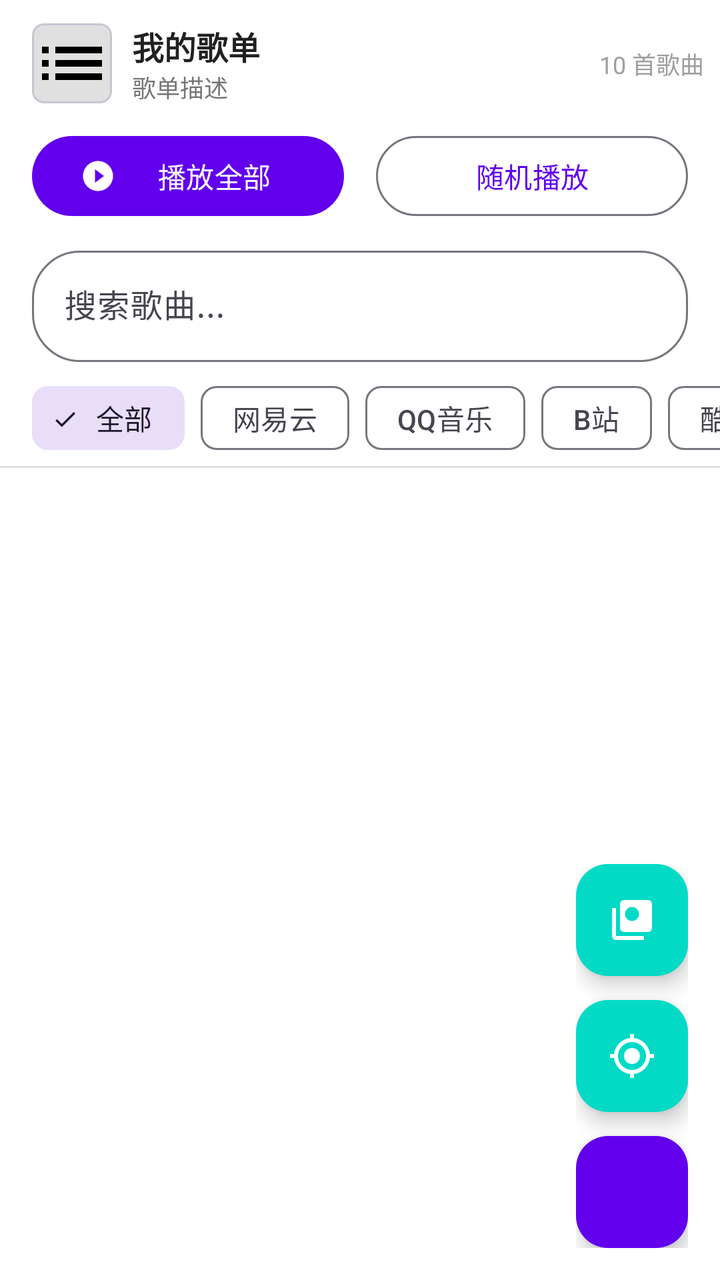
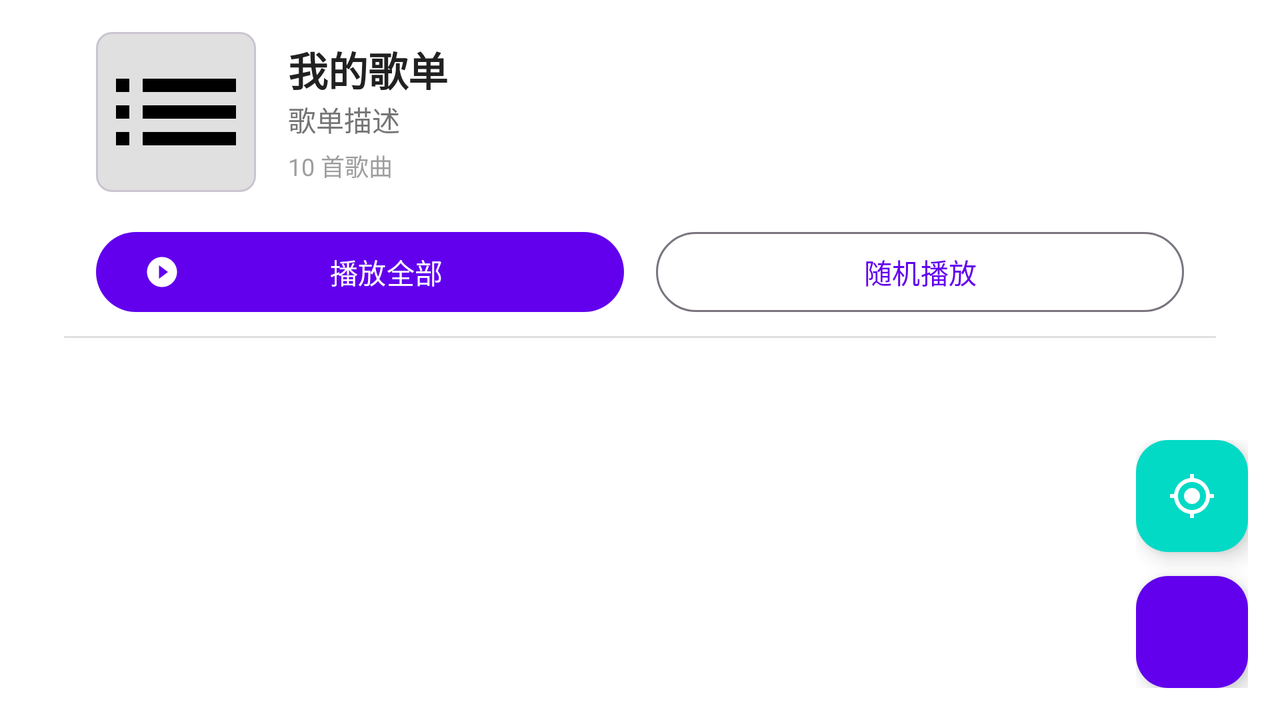

Two renders of one Android screen. The first uses the default layout on a phone; the second uses the alternative layout the repository ships for a different screen configuration, on a matching device. The two XML files are below.
<!-- AndroidManifest.xml: application theme Theme.MusicHub -->
<!-- res/layout/fragment_playlist_detail.xml -->
<?xml version="1.0" encoding="utf-8"?>
<androidx.coordinatorlayout.widget.CoordinatorLayout xmlns:android="http://schemas.android.com/apk/res/android"
    xmlns:app="http://schemas.android.com/apk/res-auto"
    xmlns:tools="http://schemas.android.com/tools"
    android:layout_width="match_parent"
    android:layout_height="match_parent">

    <LinearLayout
        android:layout_width="match_parent"
        android:layout_height="match_parent"
        android:orientation="vertical">

        
        <com.google.android.material.appbar.MaterialToolbar
            android:id="@+id/toolbar"
            android:layout_width="match_parent"
            android:layout_height="wrap_content"
            android:minHeight="?attr/actionBarSize"
            app:contentInsetStartWithNavigation="0dp">

            <LinearLayout
                android:layout_width="match_parent"
                android:layout_height="wrap_content"
                android:orientation="horizontal"
                android:paddingTop="8dp"
                android:paddingBottom="8dp"
                android:paddingEnd="8dp"
                android:gravity="center_vertical">

                
                <com.google.android.material.card.MaterialCardView
                    android:layout_width="40dp"
                    android:layout_height="40dp"
                    app:cardCornerRadius="6dp">

                    <ImageView
                        android:id="@+id/ivPlaylistCover"
                        android:layout_width="match_parent"
                        android:layout_height="match_parent"
                        android:src="@drawable/ic_playlist"
                        android:scaleType="centerCrop"
                        android:background="@color/divider"
                        android:contentDescription="@null" />

                </com.google.android.material.card.MaterialCardView>

                <LinearLayout
                    android:layout_width="0dp"
                    android:layout_height="wrap_content"
                    android:layout_weight="1"
                    android:orientation="vertical"
                    android:layout_marginStart="10dp">

                    <TextView
                        android:id="@+id/tvPlaylistName"
                        android:layout_width="wrap_content"
                        android:layout_height="wrap_content"
                        android:textSize="16sp"
                        android:textStyle="bold"
                        android:textColor="@color/text_primary"
                        android:maxLines="1"
                        android:ellipsize="end"
                        tools:text="我的歌单" />

                    <TextView
                        android:id="@+id/tvPlaylistDescription"
                        android:layout_width="wrap_content"
                        android:layout_height="wrap_content"
                        android:textSize="12sp"
                        android:textColor="@color/text_secondary"
                        android:maxLines="1"
                        android:ellipsize="end"
                        tools:text="歌单描述" />

                </LinearLayout>

                
                <LinearLayout
                    android:layout_width="wrap_content"
                    android:layout_height="wrap_content"
                    android:orientation="vertical"
                    android:gravity="end"
                    android:layout_marginStart="8dp">

                    <TextView
                        android:id="@+id/tvSongCount"
                        android:layout_width="wrap_content"
                        android:layout_height="wrap_content"
                        android:textSize="12sp"
                        android:textColor="@color/text_hint"
                        tools:text="10 首歌曲" />

                    
                    <LinearLayout
                        android:id="@+id/layoutSyncStatus"
                        android:layout_width="wrap_content"
                        android:layout_height="wrap_content"
                        android:orientation="horizontal"
                        android:gravity="center_vertical"
                        android:layout_marginTop="2dp"
                        android:visibility="gone">

                        <ImageView
                            android:layout_width="12dp"
                            android:layout_height="12dp"
                            android:src="@drawable/ic_sync"
                            android:contentDescription="@null"
                            app:tint="@color/text_hint" />

                        <TextView
                            android:id="@+id/tvSyncStatus"
                            android:layout_width="wrap_content"
                            android:layout_height="wrap_content"
                            android:textSize="10sp"
                            android:textColor="@color/text_hint"
                            android:layout_marginStart="3dp"
                            tools:text="2小时前同步" />

                    </LinearLayout>

                </LinearLayout>

            </LinearLayout>

        </com.google.android.material.appbar.MaterialToolbar>

        
        <LinearLayout
            android:layout_width="match_parent"
            android:layout_height="wrap_content"
            android:orientation="horizontal"
            android:paddingStart="16dp"
            android:paddingEnd="16dp"
            android:paddingBottom="8dp">

            <com.google.android.material.button.MaterialButton
                android:id="@+id/btnPlayAll"
                android:layout_width="0dp"
                android:layout_height="wrap_content"
                android:layout_weight="1"
                android:text="@string/play_all_cn"
                app:icon="@drawable/ic_play_circle"
                android:layout_marginEnd="8dp" />

            <com.google.android.material.button.MaterialButton
                android:id="@+id/btnShuffle"
                android:layout_width="0dp"
                android:layout_height="wrap_content"
                android:layout_weight="1"
                android:text="@string/shuffle_cn"
                style="@style/Widget.Material3.Button.OutlinedButton"
                android:layout_marginStart="8dp" />

        </LinearLayout>

        
        <com.google.android.material.textfield.TextInputLayout
            android:id="@+id/tilSearch"
            android:layout_width="match_parent"
            android:layout_height="wrap_content"
            android:layout_marginStart="16dp"
            android:layout_marginEnd="16dp"
            android:layout_marginBottom="4dp"
            style="@style/Widget.Material3.TextInputLayout.OutlinedBox"
            app:startIconDrawable="@drawable/ic_search"
            app:boxCornerRadiusTopStart="24dp"
            app:boxCornerRadiusTopEnd="24dp"
            app:boxCornerRadiusBottomStart="24dp"
            app:boxCornerRadiusBottomEnd="24dp">

            <com.google.android.material.textfield.TextInputEditText
                android:id="@+id/etSearch"
                android:layout_width="match_parent"
                android:layout_height="wrap_content"
                android:hint="@string/search_songs_cn"
                android:inputType="text"
                android:maxLines="1" />

        </com.google.android.material.textfield.TextInputLayout>

        
        <HorizontalScrollView
            android:id="@+id/scrollChips"
            android:layout_width="match_parent"
            android:layout_height="wrap_content"
            android:paddingStart="16dp"
            android:paddingEnd="16dp"
            android:clipToPadding="false"
            android:scrollbars="none">

            <com.google.android.material.chip.ChipGroup
                android:id="@+id/chipGroupFilter"
                android:layout_width="wrap_content"
                android:layout_height="wrap_content"
                app:singleSelection="true">

                <com.google.android.material.chip.Chip
                    android:id="@+id/chipAll"
                    android:layout_width="wrap_content"
                    android:layout_height="wrap_content"
                    android:text="全部"
                    style="@style/Widget.Material3.Chip.Filter"
                    android:checked="true" />

                <com.google.android.material.chip.Chip
                    android:id="@+id/chipNetease"
                    android:layout_width="wrap_content"
                    android:layout_height="wrap_content"
                    android:text="@string/platform_netease_cn"
                    style="@style/Widget.Material3.Chip.Filter" />

                <com.google.android.material.chip.Chip
                    android:id="@+id/chipQQMusic"
                    android:layout_width="wrap_content"
                    android:layout_height="wrap_content"
                    android:text="@string/platform_qqmusic_cn"
                    style="@style/Widget.Material3.Chip.Filter" />

                <com.google.android.material.chip.Chip
                    android:id="@+id/chipBilibili"
                    android:layout_width="wrap_content"
                    android:layout_height="wrap_content"
                    android:text="@string/platform_bilibili_cn"
                    style="@style/Widget.Material3.Chip.Filter" />

                <com.google.android.material.chip.Chip
                    android:id="@+id/chipKugou"
                    android:layout_width="wrap_content"
                    android:layout_height="wrap_content"
                    android:text="@string/platform_kugou_cn"
                    style="@style/Widget.Material3.Chip.Filter" />

            </com.google.android.material.chip.ChipGroup>

        </HorizontalScrollView>

        <View
            android:layout_width="match_parent"
            android:layout_height="1dp"
            android:background="@color/divider" />

        <ProgressBar
            android:id="@+id/progressLoading"
            android:layout_width="wrap_content"
            android:layout_height="wrap_content"
            android:layout_gravity="center"
            android:layout_marginTop="24dp"
            android:layout_marginBottom="24dp"
            android:visibility="gone" />

        
        <androidx.recyclerview.widget.RecyclerView
            android:id="@+id/rvSongs"
            android:layout_width="match_parent"
            android:layout_height="0dp"
            android:layout_weight="1"
            tools:listitem="@layout/item_song" />

        
        <LinearLayout
            android:id="@+id/emptyState"
            android:layout_width="match_parent"
            android:layout_height="0dp"
            android:layout_weight="1"
            android:orientation="vertical"
            android:gravity="center"
            android:visibility="gone">

            <ImageView
                android:layout_width="64dp"
                android:layout_height="64dp"
                android:src="@drawable/ic_music_note"
                android:alpha="0.3"
                android:contentDescription="@null" />

            <TextView
                android:layout_width="wrap_content"
                android:layout_height="wrap_content"
                android:text="歌单为空"
                android:textSize="16sp"
                android:textColor="@color/text_hint"
                android:layout_marginTop="16dp" />

        </LinearLayout>

    </LinearLayout>

    
    <LinearLayout
        android:layout_width="wrap_content"
        android:layout_height="wrap_content"
        android:layout_gravity="bottom|end"
        android:layout_marginEnd="16dp"
        android:layout_marginBottom="16dp"
        android:orientation="vertical"
        android:gravity="center_horizontal">

        
        <com.google.android.material.floatingactionbutton.FloatingActionButton
            android:id="@+id/fabImportFromLibrary"
            android:layout_width="wrap_content"
            android:layout_height="wrap_content"
            android:layout_marginBottom="12dp"
            android:src="@drawable/ic_library"
            app:fabSize="mini"
            app:backgroundTint="@color/secondary"
            app:tint="@android:color/white"
            android:contentDescription="@string/import_from_library" />

        
        <com.google.android.material.floatingactionbutton.FloatingActionButton
            android:id="@+id/fabLocate"
            android:layout_width="wrap_content"
            android:layout_height="wrap_content"
            android:layout_marginBottom="12dp"
            android:src="@drawable/ic_locate"
            app:fabSize="mini"
            app:backgroundTint="@color/secondary"
            app:tint="@android:color/white"
            android:contentDescription="@string/locate_current_song" />

        
        <com.google.android.material.floatingactionbutton.FloatingActionButton
            android:id="@+id/fabAddSong"
            android:layout_width="wrap_content"
            android:layout_height="wrap_content"
            android:src="@drawable/ic_add"
            app:backgroundTint="@color/primary"
            app:tint="@android:color/white"
            android:contentDescription="@string/add_song" />

    </LinearLayout>

</androidx.coordinatorlayout.widget.CoordinatorLayout>
<!-- resources referenced by this layout -->
<resources>
  <color name="divider">#E0E0E0</color>
  <color name="primary">#6200EE</color>
  <color name="secondary">#03DAC6</color>
  <color name="text_hint">#9E9E9E</color>
  <color name="text_primary">#212121</color>
  <color name="text_secondary">#757575</color>
  <!-- drawable ic_library (drawable) -->
  <?xml version="1.0" encoding="utf-8"?>
  <vector xmlns:android="http://schemas.android.com/apk/res/android"
      android:width="24dp"
      android:height="24dp"
      android:viewportWidth="24"
      android:viewportHeight="24">
      <path
          android:fillColor="#FF000000"
          android:pathData="M20,2H8c-1.1,0 -2,0.9 -2,2v12c0,1.1 0.9,2 2,2h12c1.1,0 2,-0.9 2,-2V4c0,-1.1 -0.9,-2 -2,-2zM12,5.5c1.93,0 3.5,1.57 3.5,3.5s-1.57,3.5 -3.5,3.5 -3.5,-1.57 -3.5,-3.5 1.57,-3.5 3.5,-3.5zM4,6H2v14c0,1.1 0.9,2 2,2h14v-2H4V6z"/>
  </vector>
  <!-- drawable ic_locate (drawable) -->
  <vector xmlns:android="http://schemas.android.com/apk/res/android"
      android:width="24dp"
      android:height="24dp"
      android:viewportWidth="24"
      android:viewportHeight="24">
      <path
          android:fillColor="#FF000000"
          android:pathData="M12,8c-2.21,0 -4,1.79 -4,4s1.79,4 4,4 4,-1.79 4,-4 -1.79,-4 -4,-4zM20.94,11c-0.46,-4.17 -3.77,-7.48 -7.94,-7.94V1h-2v2.06C6.83,3.52 3.52,6.83 3.06,11H1v2h2.06c0.46,4.17 3.77,7.48 7.94,7.94V23h2v-2.06c4.17,-0.46 7.48,-3.77 7.94,-7.94H23v-2h-2.06zM12,19c-3.87,0 -7,-3.13 -7,-7s3.13,-7 7,-7 7,3.13 7,7 -3.13,7 -7,7z"/>
  </vector>
  <!-- drawable ic_music_note (drawable) -->
  <?xml version="1.0" encoding="utf-8"?>
  <vector xmlns:android="http://schemas.android.com/apk/res/android"
      android:width="24dp"
      android:height="24dp"
      android:viewportWidth="24"
      android:viewportHeight="24">
      <path
          android:fillColor="#FF000000"
          android:pathData="M12,3v10.55c-0.59,-0.34 -1.27,-0.55 -2,-0.55c-2.21,0 -4,1.79 -4,4s1.79,4 4,4s4,-1.79 4,-4V7h4V3H12z"/>
  </vector>
  <!-- drawable ic_play_circle (drawable) -->
  <?xml version="1.0" encoding="utf-8"?>
  <vector xmlns:android="http://schemas.android.com/apk/res/android"
      android:width="24dp"
      android:height="24dp"
      android:viewportWidth="24"
      android:viewportHeight="24">
      <path
          android:fillColor="#FF000000"
          android:pathData="M12,2C6.48,2 2,6.48 2,12s4.48,10 10,10 10,-4.48 10,-10S17.52,2 12,2zM10,16.5v-9l6,4.5 -6,4.5z"/>
  </vector>
  <!-- drawable ic_playlist (drawable) -->
  <?xml version="1.0" encoding="utf-8"?>
  <vector xmlns:android="http://schemas.android.com/apk/res/android"
      android:width="24dp"
      android:height="24dp"
      android:viewportWidth="24"
      android:viewportHeight="24">
      <path
          android:fillColor="#FF000000"
          android:pathData="M3,13h2v-2H3v2zM3,17h2v-2H3v2zM3,9h2V7H3v2zM7,13h14v-2H7v2zM7,17h14v-2H7v2zM7,7v2h14V7H7z"/>
  </vector>
  <string name="add_song">Add Song</string>
  <string name="import_from_library">从曲库导入</string>
  <string name="locate_current_song">定位当前歌曲</string>
  <string name="platform_bilibili_cn">B站</string>
  <string name="platform_kugou_cn">酷狗</string>
  <string name="platform_netease_cn">网易云</string>
  <string name="platform_qqmusic_cn">QQ音乐</string>
  <string name="play_all_cn">播放全部</string>
  <string name="search_songs_cn">搜索歌曲...</string>
  <string name="shuffle_cn">随机播放</string>
  <color name="primary_dark">#3700B3</color>
  <color name="secondary_variant">#018786</color>
  <color name="background">#FFFFFF</color>
  <color name="surface">#FFFFFF</color>
  <!-- some entries are left out for length -->
</resources>
<!-- res/layout-land/fragment_playlist_detail.xml (the repository's variant of the layout above) -->
<!-- drawn on the phone turned sideways -->
<?xml version="1.0" encoding="utf-8"?>
<androidx.coordinatorlayout.widget.CoordinatorLayout xmlns:android="http://schemas.android.com/apk/res/android"
    xmlns:app="http://schemas.android.com/apk/res-auto"
    xmlns:tools="http://schemas.android.com/tools"
    android:layout_width="match_parent"
    android:layout_height="match_parent">

    <LinearLayout
        android:layout_width="match_parent"
        android:layout_height="match_parent"
        android:orientation="vertical"
        android:paddingStart="32dp"
        android:paddingEnd="32dp">

        
        <LinearLayout
            android:layout_width="match_parent"
            android:layout_height="wrap_content"
            android:orientation="horizontal"
            android:padding="16dp"
            android:gravity="center_vertical">

            
            <com.google.android.material.card.MaterialCardView
                android:layout_width="80dp"
                android:layout_height="80dp"
                app:cardCornerRadius="8dp">

                <ImageView
                    android:id="@+id/ivPlaylistCover"
                    android:layout_width="match_parent"
                    android:layout_height="match_parent"
                    android:src="@drawable/ic_playlist"
                    android:scaleType="centerCrop"
                    android:background="@color/divider"
                    android:contentDescription="@null" />

            </com.google.android.material.card.MaterialCardView>

            <LinearLayout
                android:layout_width="0dp"
                android:layout_height="wrap_content"
                android:layout_weight="1"
                android:orientation="vertical"
                android:layout_marginStart="16dp">

                <TextView
                    android:id="@+id/tvPlaylistName"
                    android:layout_width="wrap_content"
                    android:layout_height="wrap_content"
                    android:textSize="20sp"
                    android:textStyle="bold"
                    android:textColor="@color/text_primary"
                    tools:text="我的歌单" />

                <TextView
                    android:id="@+id/tvPlaylistDescription"
                    android:layout_width="wrap_content"
                    android:layout_height="wrap_content"
                    android:textSize="14sp"
                    android:textColor="@color/text_secondary"
                    android:maxLines="2"
                    android:ellipsize="end"
                    tools:text="歌单描述" />

                <TextView
                    android:id="@+id/tvSongCount"
                    android:layout_width="wrap_content"
                    android:layout_height="wrap_content"
                    android:textSize="12sp"
                    android:textColor="@color/text_hint"
                    android:layout_marginTop="4dp"
                    tools:text="10 首歌曲" />

            </LinearLayout>

        </LinearLayout>

        
        <LinearLayout
            android:layout_width="match_parent"
            android:layout_height="wrap_content"
            android:orientation="horizontal"
            android:paddingStart="16dp"
            android:paddingEnd="16dp"
            android:paddingBottom="8dp">

            <com.google.android.material.button.MaterialButton
                android:id="@+id/btnPlayAll"
                android:layout_width="0dp"
                android:layout_height="wrap_content"
                android:layout_weight="1"
                android:text="@string/play_all_cn"
                app:icon="@drawable/ic_play_circle"
                android:layout_marginEnd="8dp" />

            <com.google.android.material.button.MaterialButton
                android:id="@+id/btnShuffle"
                android:layout_width="0dp"
                android:layout_height="wrap_content"
                android:layout_weight="1"
                android:text="@string/shuffle_cn"
                style="@style/Widget.Material3.Button.OutlinedButton"
                android:layout_marginStart="8dp" />

        </LinearLayout>

        <View
            android:layout_width="match_parent"
            android:layout_height="1dp"
            android:background="@color/divider" />

        
        <androidx.recyclerview.widget.RecyclerView
            android:id="@+id/rvSongs"
            android:layout_width="match_parent"
            android:layout_height="0dp"
            android:layout_weight="1"
            tools:listitem="@layout/item_song" />

        
        <LinearLayout
            android:id="@+id/emptyState"
            android:layout_width="match_parent"
            android:layout_height="0dp"
            android:layout_weight="1"
            android:orientation="vertical"
            android:gravity="center"
            android:visibility="gone">

            <ImageView
                android:layout_width="64dp"
                android:layout_height="64dp"
                android:src="@drawable/ic_music_note"
                android:alpha="0.3"
                android:contentDescription="@null" />

            <TextView
                android:layout_width="wrap_content"
                android:layout_height="wrap_content"
                android:text="歌单为空"
                android:textSize="16sp"
                android:textColor="@color/text_hint"
                android:layout_marginTop="16dp" />

        </LinearLayout>

    </LinearLayout>

    
    <LinearLayout
        android:layout_width="wrap_content"
        android:layout_height="wrap_content"
        android:layout_gravity="bottom|end"
        android:layout_marginEnd="16dp"
        android:layout_marginBottom="16dp"
        android:orientation="vertical"
        android:gravity="center_horizontal">

        
        <com.google.android.material.floatingactionbutton.FloatingActionButton
            android:id="@+id/fabLocate"
            android:layout_width="wrap_content"
            android:layout_height="wrap_content"
            android:layout_marginBottom="12dp"
            android:src="@drawable/ic_locate"
            app:fabSize="mini"
            app:backgroundTint="@color/secondary"
            app:tint="@android:color/white"
            android:contentDescription="@string/locate_current_song" />

        
        <com.google.android.material.floatingactionbutton.FloatingActionButton
            android:id="@+id/fabAddSong"
            android:layout_width="wrap_content"
            android:layout_height="wrap_content"
            android:src="@drawable/ic_add"
            app:backgroundTint="@color/primary"
            app:tint="@android:color/white"
            android:contentDescription="@string/add_song" />

    </LinearLayout>

</androidx.coordinatorlayout.widget.CoordinatorLayout>
<!-- resources referenced by the variant -->
<!-- as the phone turned sideways resolves them -->
<resources>
  <color name="divider">#E0E0E0</color>
  <color name="primary">#6200EE</color>
  <color name="secondary">#03DAC6</color>
  <color name="text_hint">#9E9E9E</color>
  <color name="text_primary">#212121</color>
  <color name="text_secondary">#757575</color>
  <!-- drawable ic_locate (drawable) -->
  <vector xmlns:android="http://schemas.android.com/apk/res/android"
      android:width="24dp"
      android:height="24dp"
      android:viewportWidth="24"
      android:viewportHeight="24">
      <path
          android:fillColor="#FF000000"
          android:pathData="M12,8c-2.21,0 -4,1.79 -4,4s1.79,4 4,4 4,-1.79 4,-4 -1.79,-4 -4,-4zM20.94,11c-0.46,-4.17 -3.77,-7.48 -7.94,-7.94V1h-2v2.06C6.83,3.52 3.52,6.83 3.06,11H1v2h2.06c0.46,4.17 3.77,7.48 7.94,7.94V23h2v-2.06c4.17,-0.46 7.48,-3.77 7.94,-7.94H23v-2h-2.06zM12,19c-3.87,0 -7,-3.13 -7,-7s3.13,-7 7,-7 7,3.13 7,7 -3.13,7 -7,7z"/>
  </vector>
  <!-- drawable ic_music_note (drawable) -->
  <?xml version="1.0" encoding="utf-8"?>
  <vector xmlns:android="http://schemas.android.com/apk/res/android"
      android:width="24dp"
      android:height="24dp"
      android:viewportWidth="24"
      android:viewportHeight="24">
      <path
          android:fillColor="#FF000000"
          android:pathData="M12,3v10.55c-0.59,-0.34 -1.27,-0.55 -2,-0.55c-2.21,0 -4,1.79 -4,4s1.79,4 4,4s4,-1.79 4,-4V7h4V3H12z"/>
  </vector>
  <!-- drawable ic_play_circle (drawable) -->
  <?xml version="1.0" encoding="utf-8"?>
  <vector xmlns:android="http://schemas.android.com/apk/res/android"
      android:width="24dp"
      android:height="24dp"
      android:viewportWidth="24"
      android:viewportHeight="24">
      <path
          android:fillColor="#FF000000"
          android:pathData="M12,2C6.48,2 2,6.48 2,12s4.48,10 10,10 10,-4.48 10,-10S17.52,2 12,2zM10,16.5v-9l6,4.5 -6,4.5z"/>
  </vector>
  <!-- drawable ic_playlist (drawable) -->
  <?xml version="1.0" encoding="utf-8"?>
  <vector xmlns:android="http://schemas.android.com/apk/res/android"
      android:width="24dp"
      android:height="24dp"
      android:viewportWidth="24"
      android:viewportHeight="24">
      <path
          android:fillColor="#FF000000"
          android:pathData="M3,13h2v-2H3v2zM3,17h2v-2H3v2zM3,9h2V7H3v2zM7,13h14v-2H7v2zM7,17h14v-2H7v2zM7,7v2h14V7H7z"/>
  </vector>
  <string name="add_song">Add Song</string>
  <string name="locate_current_song">定位当前歌曲</string>
  <string name="play_all_cn">播放全部</string>
  <string name="shuffle_cn">随机播放</string>
  <style name="Theme.MusicHub" parent="Theme.Material3.Light.NoActionBar">
          
          <item name="colorPrimary">@color/primary</item>
          <item name="colorPrimaryVariant">@color/primary_dark</item>
          <item name="colorOnPrimary">@android:color/white</item>
  
          
          <item name="colorSecondary">@color/secondary</item>
          <item name="colorSecondaryVariant">@color/secondary_variant</item>
          <item name="colorOnSecondary">@android:color/black</item>
  
          
          <item name="android:colorBackground">@color/background</item>
          <item name="colorSurface">@color/surface</item>
          <item name="colorOnSurface">@color/text_primary</item>
  
          
          <item name="android:statusBarColor">@color/primary_dark</item>
          <item name="android:navigationBarColor">@color/background</item>
  
          
          <item name="android:windowBackground">@color/background</item>
      </style>
  <color name="primary_dark">#3700B3</color>
  <color name="secondary_variant">#018786</color>
  <color name="background">#FFFFFF</color>
  <color name="surface">#FFFFFF</color>
</resources>
